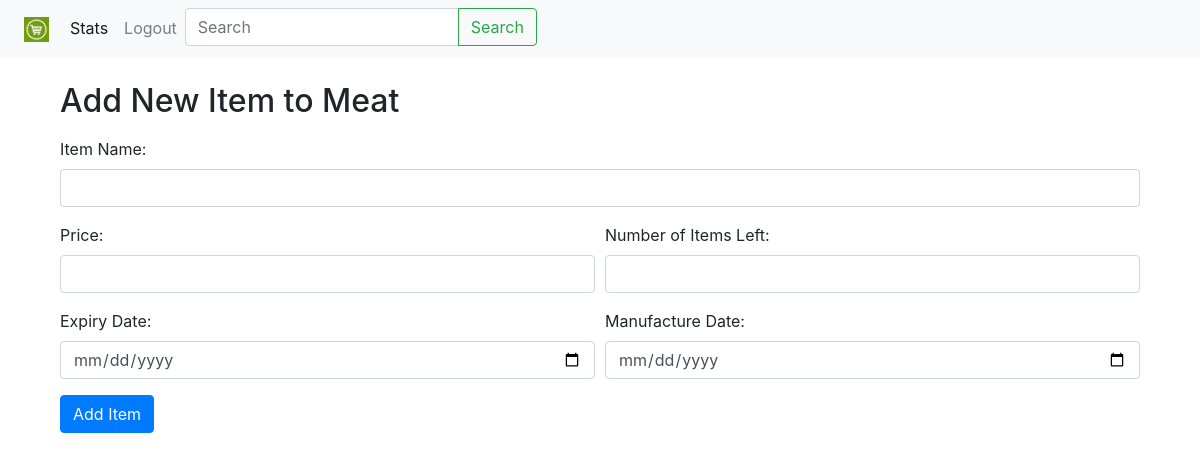
The page /add_item/92 (signed in) on the database as committed earlier.
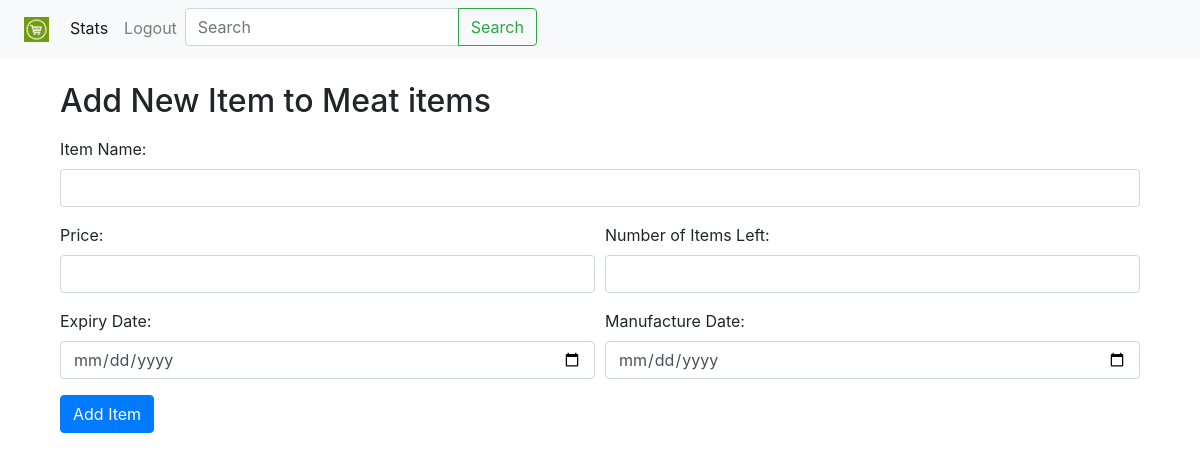
The same page on the database as committed later.
### website/models.py (models this page shows)
class Items(db.Model):
    item_id = db.Column(db.Integer, primary_key=True,autoincrement=True,nullable=False)
    category= db.Column(db.String(150))
    item_name = db.Column(db.String(150),unique=True)
    price = db.Column(db.Float)
    no_of_items_left=db.Column(db.Integer)
    expiry_date=db.Column(db.Date)
    manufacture_date=db.Column(db.Date)
    cart_items=db.Relationship('Cart',backref='items')
    purchase_items = db.relationship('User_History', backref='item')

### website/admin.py (the view, shortened to what this page needs)
@admin.route('/add_item/<int:category_id>', methods=['GET', 'POST'])
@login_required
def add_item(category_id):
    category = Items.query.get_or_404(category_id)
    return render_template('add_item.html', category=category)

### website/templates/add_item.html
{% extends "admin_home.html" %}
{% block content %}
    <div class="container mt-4">
        <h2>Add New Item to {{ category.category }}</h2>
        <form action="{{ url_for('admin.add_item', category_id=category.item_id) }}" method="POST" class="mt-3" onsubmit="return confirm('Are you sure you want to add this item?');">
            <div class="form-group">
                <label for="item_name">Item Name:</label>
                <input type="text" id="item_name" name="item_name" class="form-control" required>
            </div>
            <div class="form-row">
                <div class="col">
                    <label for="price">Price:</label>
                    <input type="number" id="price" name="price" step="0.01" class="form-control" required>
                </div>
                <div class="col">
                    <label for="no_of_items_left">Number of Items Left:</label>
                    <input type="number" id="no_of_items_left" name="no_of_items_left" class="form-control" required>
                </div>
            </div>
            <div class="form-row mt-3">
                <div class="col">
                    <label for="expiry_date">Expiry Date:</label>
                    <input type="date" id="expiry_date" name="expiry_date" class="form-control" required>
                </div>
                <div class="col">
                    <label for="manufacture_date">Manufacture Date:</label>
                    <input type="date" id="manufacture_date" name="manufacture_date" class="form-control" required>
                </div>
            </div>
            <button type="submit" class="btn btn-primary mt-3">Add Item</button>
        </form>
    </div>
{% endblock %}

Rows that differ between the two databases and show on the page:
changed Items: category "Meat" → "Meat items"
